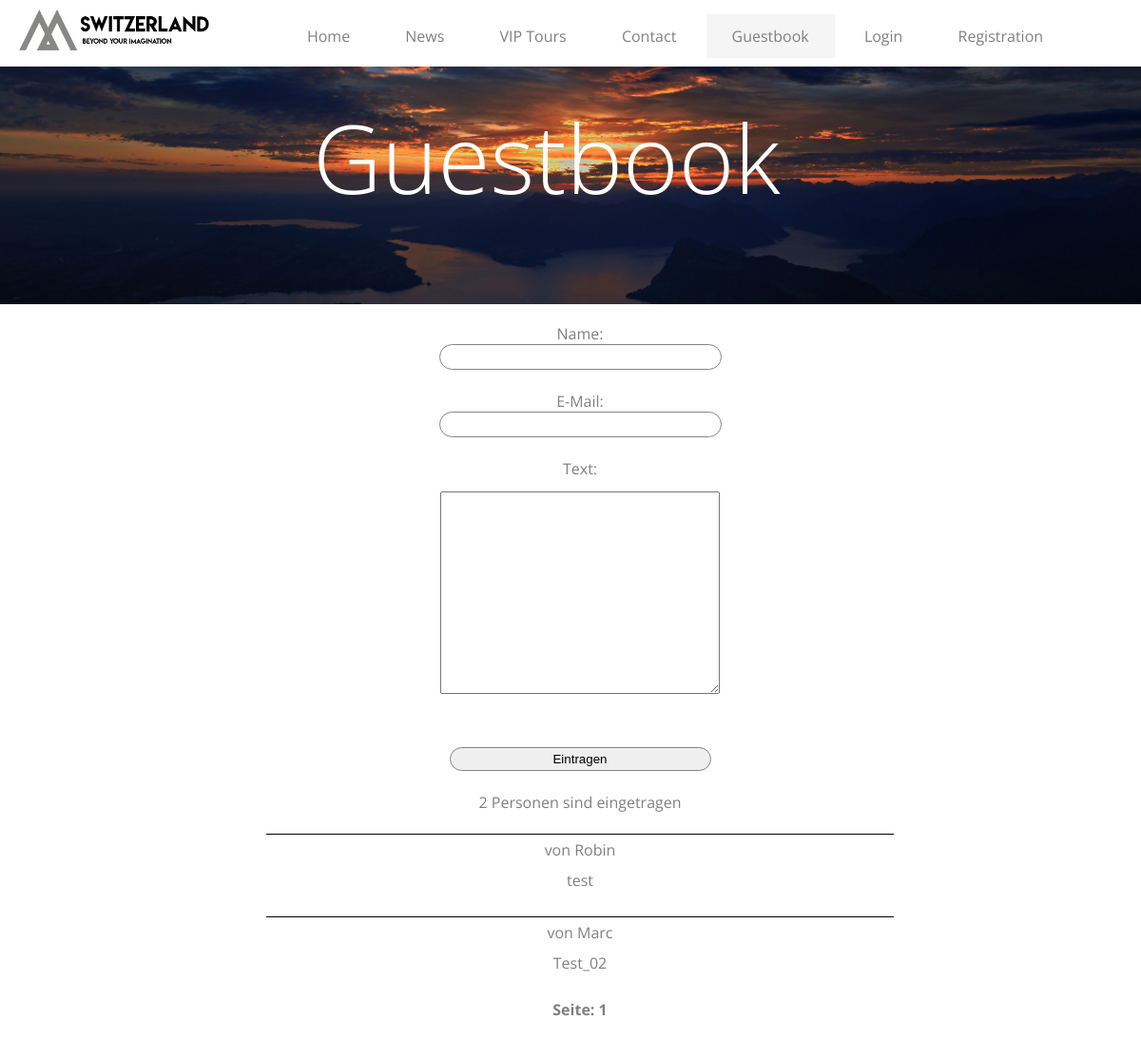
The app's page /guest.php with its own data.
### tables this page shows
CREATE TABLE `gaestebuch` (
  `id` int(10) UNSIGNED NOT NULL,
  `name` varchar(255) NOT NULL,
  `email` varchar(255) NOT NULL,
  `text` text NOT NULL,
  `created_at` timestamp NOT NULL DEFAULT '0000-00-00 00:00:00' ON UPDATE CURRENT_TIMESTAMP,
  `deleted_at` timestamp NULL DEFAULT NULL
);

### guest.php (the view, shortened to what this page needs)
<!DOCTYPE html>
<html lang="de">
  <head>
	<link rel="stylesheet" href="css/main.css">
  </head>
  <body>
          <div class="container">
          <div id="fixed">
        		  <div id="header">
        			     <a href="index.php"><img src="images/logo.png" class="logo"></a>
        			      <ul id="nav">
                    			<li><a href="index.php">Home</a></li>
                    			<li><a href="news.php">News</a></li>
                    			<li><a href="">VIP Tours</a></li>
                    			<li><a href="contact.php">Contact </a></li>
                    			<li><a href="guest.php" class="active">Guestbook </a></li>
                    			<li><a href="login.php">Login </a></li>
                    			<li><a href="registrieren.php">Registration </a></li>
        		     </ul>
        		  </div>
        	</div>
          <div id="bild1">
            	<div class="inhalt">
                        <div class="title">
                <h1>Guestbook</h1>
            </div>
    </div>
	</div>
		</div>
	<div class="text">
	<?php
		$pdo = new PDO('mysql:host=localhost;dbname=nadelhorn', 'root', '');
		$show_form = true;
		?>
		<?php
		if($show_form):
		?>
		 <form action="?submit=1" method="post">
		 Name:<br>
		 <input type="text" size="40" maxlength="250" name="name"><br><br>
		 E-Mail:<br>
		 <input type="email" size="40" maxlength="250" name="email"><br><br>
		 Text:<br>
		 <textarea cols="50" rows="9" name="text"></textarea><br><br>
		 <input type="submit" value="Eintragen">
		 </form>
		<?php
		endif;
		?>
		 <br>
		<?php
		$statement = $pdo->prepare("SELECT COUNT(*) AS anzahl FROM gaestebuch WHERE deleted_at IS NULL");
		$statement->execute();
		$row = $statement->fetch();
		$anzahl_eintrage = $row['anzahl'];
		echo "$anzahl_eintrage Personen sind eingetragen<br><br>";
		$seite = 1;
		$beitraege_pro_seite = 20;
		$start = ($seite-1)*$beitraege_pro_seite;
		$statement = $pdo->prepare("SELECT * FROM gaestebuch WHERE deleted_at IS NULL ORDER BY id DESC LIMIT :start, :limit");
		$statement->bindParam(':start', $start, PDO::PARAM_INT);
		$statement->bindParam(':limit', $beitraege_pro_seite, PDO::PARAM_INT);
		$statement->execute();
		while($row = $statement->fetch()) {
		 $name = htmlentities($row['name']);
		 $email = htmlentities($row['email']);
		 $text = nl2br(htmlentities($row['text']));
		 echo "<div style=\"border: 0px solid #000000;\">
		 <div style=\"border-top:1px solid #000000;  width: 650px;  padding: 5px;  margin: auto; \"> von <a href=\"mailto:$email\">$name </a></div>
		 <div style=\"padding: 5px; \">$text</div>
		 </div><br>";
		}
		$anzahl_seiten = ceil($anzahl_eintrage / floatval($beitraege_pro_seite));
		echo "<div align=\"center\">";
		echo "<b>Seite:</b> ";
		for($a=1; $a <= $anzahl_seiten; $a++) {
		 if($seite == $a){
		 echo " <b>$a</b> ";
		 } else {
		 echo " <a href=\"?seite=$a\">$a</a> ";
		 }
		}
		echo "</div>";
		?>
	</div>
  </body>
</html>

### css/main.css (style rules this page uses)
* { margin:0; padding:0; text-decoration:none }
html { height: 100%; width: 100%; }
body { margin: 0; padding: 0; font-family:'Open Sans','Helvetica Neue',Arial,sans-serif; color: #808080; overflow-x:hidden; text-align:center; }
#bild1 { position: relative; width: 100%; min-height: auto; text-align: center; color: #fff; background-image: url("../images/guest.jpg"); margin: 0; padding: 0; width: 100vw; height: 40vh; position: relative; transition: all 0.3s; background-repeat:no-repeat; -webkit-background-size:cover; -moz-background-size:cover; -o-background-size:cover; background-size:cover; background-position:center; }
.inhalt { position: relative; width: 100%; padding: 100px 15px 70px; text-align: center; }
.inhalt .title h1 { margin-top: 0; margin-bottom: 20px; font-size: 50px; font-weight: 300; }
@media (min-width:768px) { #bild, #bild1 { min-height: 94%; } }
@media (min-width:768px) { .inhalt { position: absolute; top: 50%; -webkit-transform: translateY(-50%); -ms-transform: translateY(-50%); transform: translateY(-50%); margin-left: -40px; } }
@media (min-width:768px) { .inhalt .title { margin-right: auto; margin-left: auto; max-width: 1000px; } }
@media (min-width:768px) { .inhalt .title h1 { font-size: 100px; } }
#fixed { position: fixed; width: 100%; z-index: 1; }
#header { background-color:#FFFFFF; height:70px; width:100%; }
a { color: #FFFFFF; text-decoration: none; }
.container { margin: 0; padding: 0; position: relative; transition: all 0.3s; background-repeat:no-repeat; -webkit-background-size:cover; -moz-background-size:cover; -o-background-size:cover; background-size:cover; background-position:center; }
#nav { text-align: center; margin: 0; padding: 15px 0; width: 100%; background-color:F8F8FF; }
#nav li { display: inline-block; }
#nav li a { display: block; color: #808080; font-size: 1rem; padding: 10px 25px; border: 2px solid transparent; text-decoration: none; transition: all 0.3s; }
.active { background-color:#F5F5F5; }
.logo { width:200px; float:left; margin-left:20px; margin-top:10px; }
h1 { padding: 10px; }
.text { margin-left:20px; margin-top:20px; padding-bottom:20px; }
.text a { color: #808080;; }
body input, button, #contact { border: 1px solid #848484; -webkit-border-radius: 30px; -moz-border-radius: 30px; border-radius: 30px; outline:0; height:25px; width: 275px; padding-left:10px; padding-right:10px; }
#contactForm input, textarea { margin: .8em auto; font-family: inherit; text-transform: inherit; font-size: inherit; display: block; width: 280px; padding: .4em; }

### records on screen
gaestebuch: name "Robin", text "test"
gaestebuch: name "Marc", text "Test_02"

### other values on screen
$anzahl_eintrage "2"
